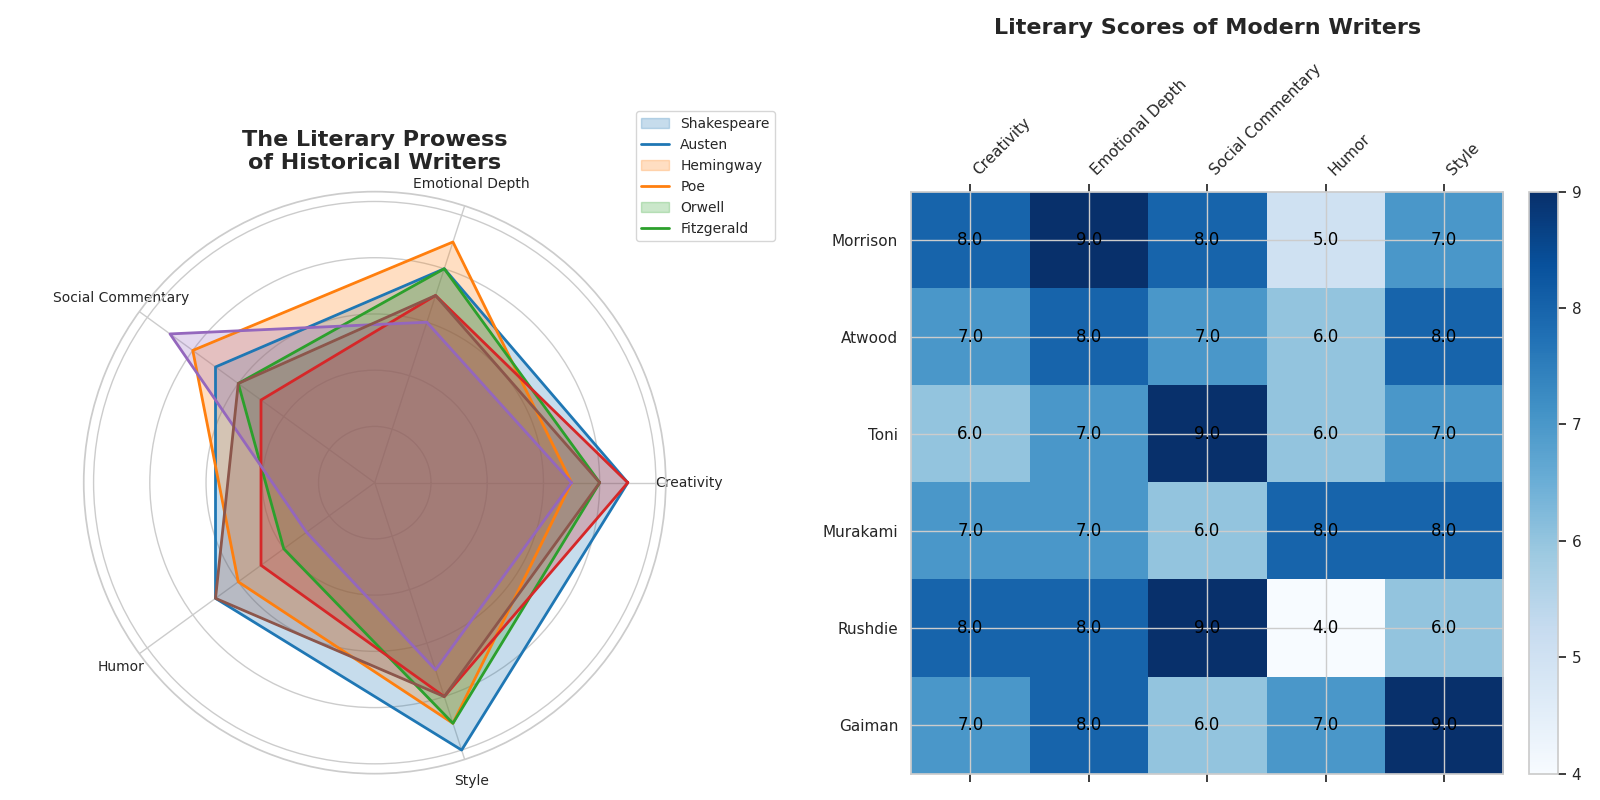

The script that drew this image:
import matplotlib.pyplot as plt
import numpy as np

# Define the categories and writers
categories = ['Creativity', 'Emotional Depth', 'Social Commentary', 'Humor', 'Style']
writers = ['Shakespeare', 'Austen', 'Hemingway', 'Poe', 'Orwell']

# Define scores for each writer
data = {
    'Shakespeare': [9, 8, 7, 7, 10],
    'Austen': [7, 9, 8, 6, 9],
    'Hemingway': [8, 8, 6, 4, 9],
    'Poe': [9, 7, 5, 5, 8],
    'Orwell': [7, 6, 9, 3, 7],
    'Fitzgerald': [8, 7, 6, 7, 8]  # New data series added
}

# Extended data for a heatmap subplot
modern_writers = ['Morrison', 'Atwood', 'Toni', 'Murakami', 'Rushdie']

modern_data = {
    'Morrison': [8, 9, 8, 5, 7],
    'Atwood': [7, 8, 7, 6, 8],
    'Toni': [6, 7, 9, 6, 7],
    'Murakami': [7, 7, 6, 8, 8],
    'Rushdie': [8, 8, 9, 4, 6],
    'Gaiman': [7, 8, 6, 7, 9]  # New data series added
}

num_vars = len(categories)

def create_radar_chart(ax, data, label, color='blue'):
    angles = np.linspace(0, 2 * np.pi, num_vars, endpoint=False).tolist()
    data += data[:1]
    angles += angles[:1]
    ax.fill(angles, data, color=color, alpha=0.25)
    ax.plot(angles, data, color=color, linewidth=2)
    ax.set_yticklabels([])
    ax.set_xticks(angles[:-1])
    ax.set_xticklabels(categories, fontsize=10)

fig, axs = plt.subplots(1, 2, figsize=(16, 8), subplot_kw=dict(polar=True))
ax_radar, ax_heatmap = axs

colors = ['#1f77b4', '#ff7f0e', '#2ca02c', '#d62728', '#9467bd', '#8c564b'] # Include extra color

for writer, color in zip(writers + ['Fitzgerald'], colors):  # Include new writer
    create_radar_chart(ax_radar, data[writer], writer, color)

ax_radar.set_title('The Literary Prowess\nof Historical Writers', size=16, weight='bold', position=(0.5, 1.1))
ax_radar.legend(writers + ['Fitzgerald'], loc='upper right', bbox_to_anchor=(1.2, 1.15), fontsize=10)

heatmap_data = np.array([modern_data[writer] for writer in modern_writers + ['Gaiman']])  # Include new writer

ax_heatmap.remove()  
ax_heatmap = fig.add_subplot(122)
cax = ax_heatmap.matshow(heatmap_data, cmap='Blues', aspect='auto')

ax_heatmap.set_xticks(np.arange(len(categories)))
ax_heatmap.set_yticks(np.arange(len(modern_writers) + 1))
ax_heatmap.set_xticklabels(categories, rotation=45, ha='left')
ax_heatmap.set_yticklabels(modern_writers + ['Gaiman'])

for i in range(heatmap_data.shape[0]):
    for j in range(heatmap_data.shape[1]):
        ax_heatmap.text(j, i, f"{heatmap_data[i, j]:.1f}", ha='center', va='center', color='black')

ax_heatmap.set_title('Literary Scores of Modern Writers', size=16, weight='bold', pad=20)

fig.colorbar(cax, ax=ax_heatmap, orientation='vertical', fraction=0.046, pad=0.04)

plt.tight_layout()
plt.show()
